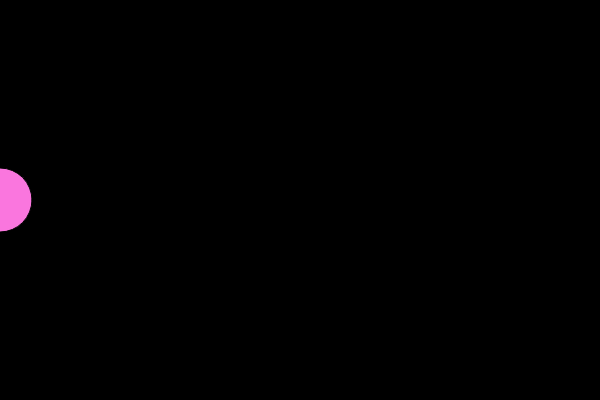
Frame 1 (no input)
Frame 60 (no input): identical to frame 1, image omitted
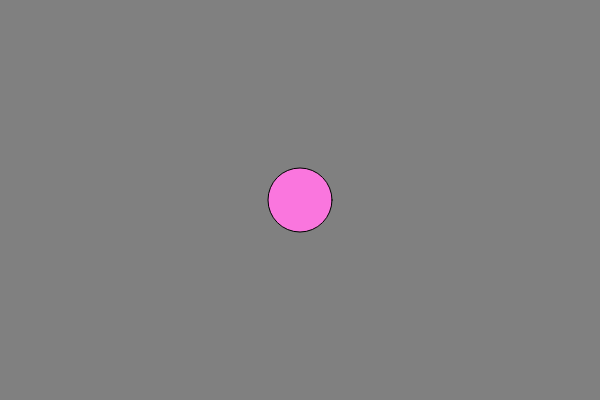
Frame 120 (the mouse pressed at the canvas centre since frame 60)

The p5.js sketch that drew these frames (run headless with seeded random() and noise() and a simulated clock; from frame 60 on, the mouse is pressed at the canvas centre):

// p5.js sketch
// ── sketch.js
var col = 0;


function setup() {
    createCanvas(600, 400);
}

function draw() {
    col = map(mouseX, 0, 600, 0, 255);
    background(col);
    //ellipse
    fill(250, 118, 222);
    ellipse(mouseX, 200, 64, 64);
}
// ── sketch2.js
/*
var col = 0;


function setup() {
    createCanvas(600, 400);
}

function draw() {
    col = mouseX / 2;
    background(col);
    //ellipse
    fill(250, 118, 222);
    ellipse(mouseX, 200, 64, 64);
}
*/
